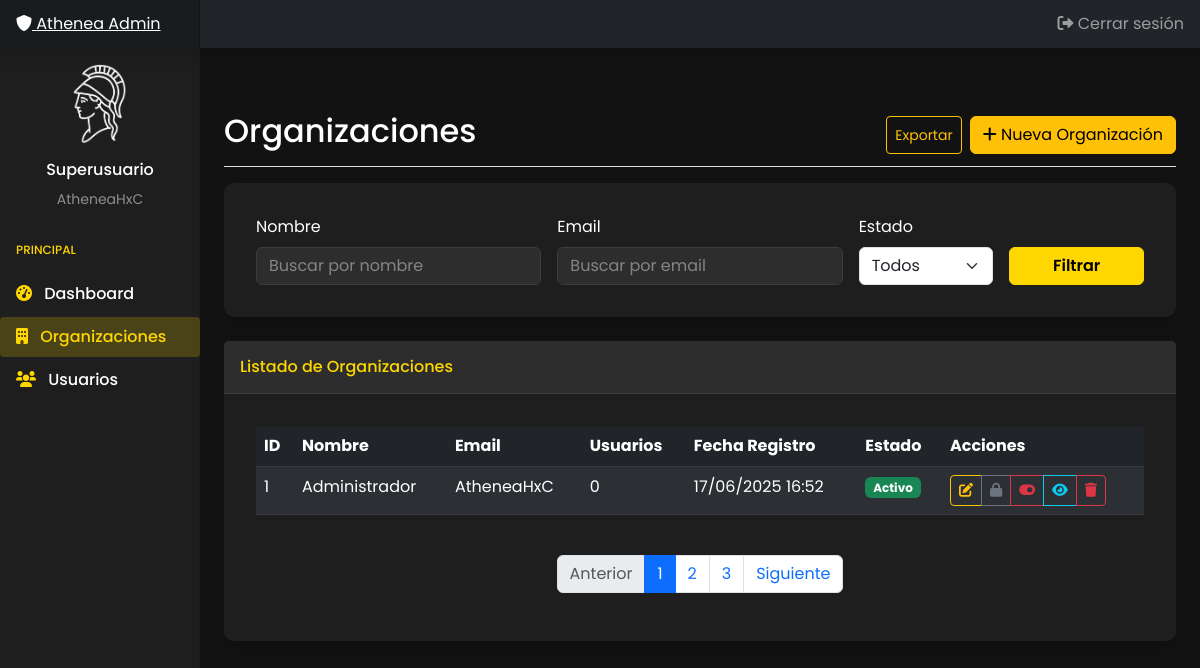
The app's page /panel/organizaciones/ (signed in), older data.
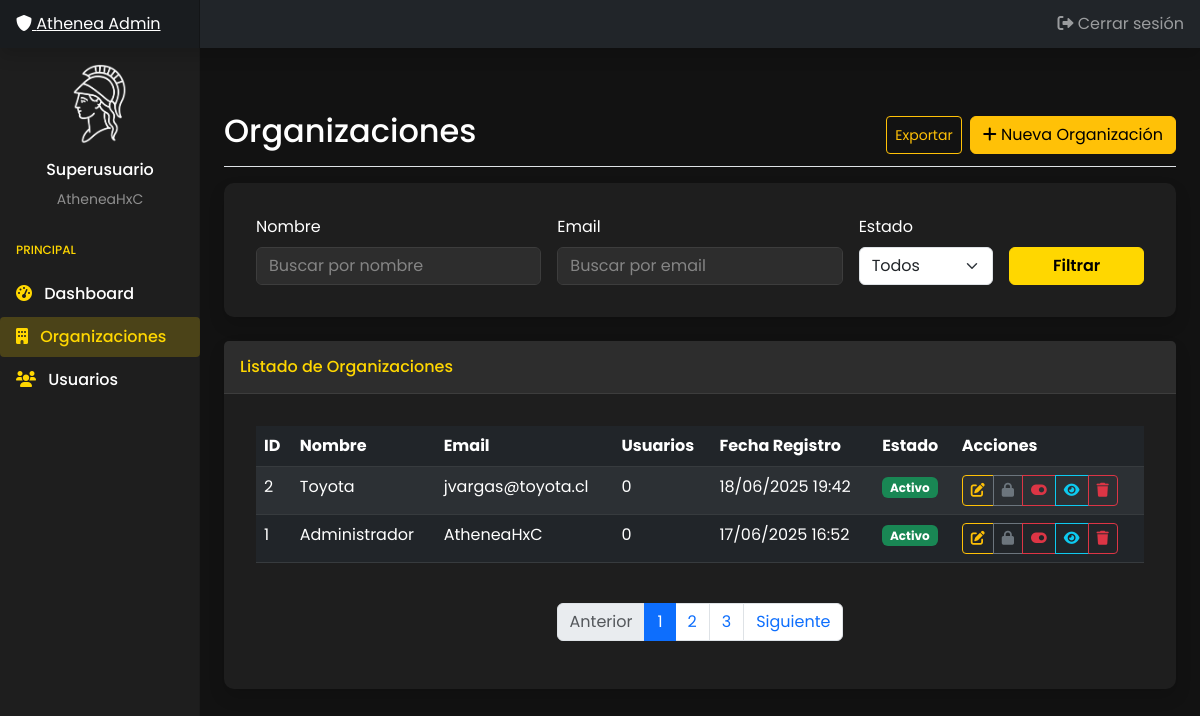
The same page, newer data.
### organizaciones/models.py (models this page shows, shortened)
class Organizacion(AbstractUser):
    username = None  # No usamos username, usamos email para login
    nombre = models.CharField(max_length=100, verbose_name="Nombre de la Organización")
    nombre_encargado = models.CharField(max_length=100, default='', verbose_name="Nombre del Encargado")
    tipo_giro = models.CharField(max_length=100, default='', verbose_name="Tipo de Giro")
    email = models.EmailField(unique=True, verbose_name="Correo Electrónico")
    telefono = models.CharField(max_length=20, default='', verbose_name="Teléfono de Contacto")
    rut = models.CharField(max_length=20, default='', verbose_name="RUT o Identificación Tributaria")
    direccion = models.CharField(max_length=200, default='', verbose_name="Dirección Física")
    comuna = models.CharField(max_length=100, default='', verbose_name="Comuna")
    region = models.CharField(max_length=100, default='', verbose_name="Región")
    logo = models.ImageField(upload_to='logos/', null=True, blank=True, verbose_name="Logo")
    fecha_registro = models.DateTimeField(auto_now_add=True, verbose_name="Fecha de Registro")
    fecha_creacion = models.DateTimeField(null=True, blank=True, verbose_name="Fecha de Creación")
    activo = models.BooleanField(default=False, verbose_name="Activo")
    db_name = models.CharField(max_length=100, null=True, blank=True, verbose_name="Nombre de Base de Datos")
    groups = models.ManyToManyField(
        'auth.Group',
        verbose_name='groups',
        blank=True,
        help_text='Los grupos a los que pertenece esta organización.',
        related_name='organizacion_set',
        related_query_name='organizacion',
    )
    user_permissions = models.ManyToManyField(
        'auth.Permission',
        verbose_name='user permissions',
        blank=True,
        help_text='Permisos específicos para esta organización.',
        related_name='organizacion_set',
        related_query_name='organizacion',
    )
    USERNAME_FIELD = 'email'  # Campo para identificar al usuario en el login
    REQUIRED_FIELDS = ['nombre']  # Campos requeridos al crear un superusuario
    objects = OrganizacionManager()
    class Meta:
        verbose_name = "Organización"
        verbose_name_plural = "Organizaciones"

### organizaciones/admin_views.py (the view)
# urls.py: path('organizaciones/', admin_views.admin_organizaciones, name='admin_organizaciones'),
@login_required
@user_passes_test(is_superuser)
def admin_organizaciones(request):
    organizaciones = Organizacion.objects.all().order_by('-fecha_registro')
    context = {
        'organizaciones': organizaciones,
    }
    return render(request, 'admin/organizaciones.html', context)

### organizaciones/admin_views.py (called while the page is built)
def is_superuser(user):
    return user.is_superuser

### templates/admin/organizaciones.html (shortened to what the changed rows need)
{% extends 'admin/base.html' %}
{% block content %}
<div class="d-flex justify-content-between flex-wrap flex-md-nowrap align-items-center pt-3 pb-2 mb-3 border-bottom">
    <h1 class="h2 text-white">Organizaciones</h1>
</div>
<div class="card shadow mb-4">
    <div class="card-body">
        <div class="table-responsive">
            <table class="table table-dark table-striped table-hover">
                <thead>
                    <tr>
                        <th>ID</th>
                        <th>Nombre</th>
                        <th>Email</th>
                        <th>Usuarios</th>
                        <th>Fecha Registro</th>
                        <th>Estado</th>
                        <th>Acciones</th>
                    </tr>
                </thead>
                <tbody>
                    {% for org in organizaciones %}
                    <tr>
                        <td>{{ org.id }}</td>
                        <td>{{ org.nombre }}</td>
                        <td>{{ org.email }}</td>
                        <td>{{ org.usuarios.count }}</td>
                        <td>{{ org.fecha_registro|date:"d/m/Y H:i" }}</td>
                        <td>
                            {% if org.activo %}
                            <span class="badge bg-success">Activo</span>
                            {% else %}
                            <span class="badge bg-danger">Inactivo</span>
                            {% endif %}
                        </td>
                        <td>
                            <div class="btn-group">
                                <button type="button" class="btn btn-sm btn-outline-warning" title="Editar" onclick="editarOrganizacion({{ org.id }})">
                                    <i class="fas fa-edit"></i>
                                </button>
                                <button type="button" class="btn btn-sm btn-outline-secondary" title="Cambiar contraseña" onclick="abrirModalPassword({{ org.id }})">
                                    <i class="fas fa-lock"></i>
                                </button>
                                <button type="button" class="btn btn-sm {% if org.activo %}btn-outline-danger{% else %}btn-outline-success{% endif %}"
                                        title="{% if org.activo %}Deshabilitar{% else %}Habilitar{% endif %}"
                                        onclick="confirmarToggleEstado({{ org.id }}, '{{ org.nombre }}', {{ org.activo|yesno:'true,false' }})">
                                    <i class="fas {% if org.activo %}fa-toggle-on{% else %}fa-toggle-off{% endif %}"></i>
                                </button>
                                <button type="button" class="btn btn-sm btn-outline-info" title="Ver detalles" onclick="verDetalles({{ org.id }})">
                                    <i class="fas fa-eye"></i>
                                </button>
                                <button type="button" class="btn btn-sm btn-outline-danger" title="Eliminar" onclick="confirmarEliminar({{ org.id }}, '{{ org.nombre }}')">
                                    <i class="fas fa-trash"></i>
                                </button>
                            </div>
                        </td>
                    </tr>
                    {% empty %}
                    <tr>
                        <td colspan="7" class="text-center">No hay organizaciones registradas</td>
                    </tr>
                    {% endfor %}
                </tbody>
            </table>
        </div>
    </div>
</div>
{% endblock %}

### templates/admin/base.html (shortened to what this page needs)
<!DOCTYPE html>
<html lang="es">
<head>
    <link href="https://cdn.jsdelivr.net/npm/bootstrap@5.3.0/dist/css/bootstrap.min.css" rel="stylesheet">
    <link rel="stylesheet" href="https://cdnjs.cloudflare.com/ajax/libs/font-awesome/6.0.0/css/all.min.css">
    {% load static %}
    <link rel="stylesheet" href="{% static 'css/styles.css' %}">
</head>
<body>
    <nav class="navbar navbar-dark sticky-top bg-dark flex-md-nowrap p-0 shadow">
        <a class="navbar-brand col-md-3 col-lg-2 me-0 px-3" href="{% url 'admin_dashboard' %}">
            <i class="fas fa-shield-alt"></i> Athenea Admin
        </a>
        <div class="navbar-nav">
            <div class="nav-item text-nowrap">
                <a class="nav-link px-3" href="{% url 'logout' %}">
                    <i class="fas fa-sign-out-alt"></i> Cerrar sesión
                </a>
            </div>
        </div>
    </nav>
    <div class="container-fluid">
        <div class="row">
            <nav id="sidebarMenu" class="col-md-3 col-lg-2 d-md-block sidebar collapse">
                <div class="sidebar-sticky pt-3">
                    <div class="text-center mb-4">
                        {% load static %}
                        <img src="{% static 'img/logo/logo.png' %}" alt="Athenea Logo" class="img-fluid mb-3" style="max-height: 80px; object-fit: cover; object-position: top; display: block; margin: 0 auto;">
                        <h6 class="text-white">Superusuario</h6>
                        <small class="text-white-50">{{ request.user.email }}</small>
                    </div>
                    <h6 class="sidebar-heading">Principal</h6>
                    <ul class="nav flex-column">
                        <li class="nav-item">
                            <a class="nav-link {% if request.path == '/panel/' %}active{% endif %}" href="{% url 'admin_dashboard' %}">
                                <i class="fas fa-tachometer-alt"></i>
                                Dashboard
                            </a>
                        </li>
                        <li class="nav-item">
                            <a class="nav-link {% if '/panel/organizaciones/' in request.path %}active{% endif %}" href="{% url 'admin_organizaciones' %}">
                                <i class="fas fa-building"></i>
                                Organizaciones
                            </a>
                        </li>
                        <li class="nav-item">
                            <a class="nav-link {% if '/panel/usuarios/' in request.path %}active{% endif %}" href="{% url 'admin_usuarios' %}">
                                <i class="fas fa-users"></i>
                                Usuarios
                            </a>
                        </li>
                    </ul>
                </div>
            </nav>
            <main class="col-md-9 ms-sm-auto col-lg-10 px-md-4">
                {% block content %}{% endblock %}
            </main>
        </div>
    </div>
</body>
</html>

Row changes from the older to the newer data that the page shows:
added Organizacion: id "2", nombre "Toyota", email "jvargas@toyota.cl", usuarios.count "0", fecha_registro "18/06/2025 19:42", activo "Activo"
